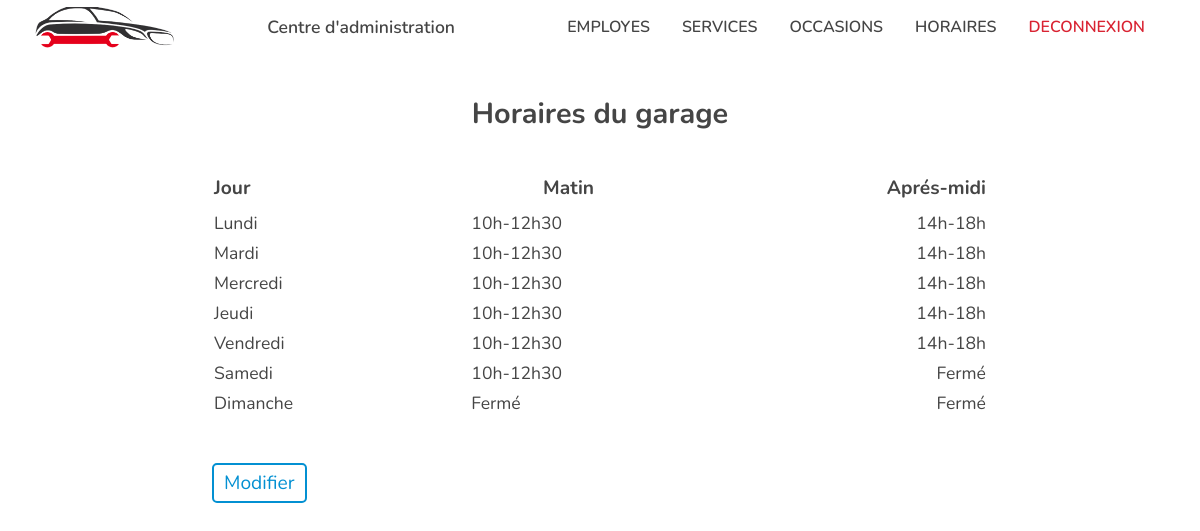
Page /hours-admin.php (signed in) on the committed database.
### tables this page shows
CREATE TABLE IF NOT EXISTS schedules
(
    id INT PRIMARY KEY AUTO_INCREMENT NOT NULL,
    day VARCHAR(20) NOT NULL,
    open_am VARCHAR(20) NOT NULL,
    close_am VARCHAR(20) NOT NULL,
    open_pm VARCHAR(20) NOT NULL,
    close_pm VARCHAR(20) NOT NULL
);

### actions/schedules/getSchedules.php (called while the page is built)
<?php
require('actions/database.php');
$getSchedules = $bdd->query('SELECT * FROM schedules ORDER BY id');

### hours-admin.php (the view, shortened to what this page needs)
<?php
require('./actions/schedules/getSchedules.php');
include 'pages/includes/html-head.php';
?>
    <body>
        <?php include 'pages/includes/navbar-admin.php'; ?>
        <div class="admin-section hours-management">
        <?php if($_SESSION['is_admin'] == "1"){ ?>
                <div class="admin-title">Horaires du garage</div>
                <table class="schedules-table">
                    <tr class="table-titles">
                        <th>Jour</th>
                        <th>Matin</th>
                        <th>Aprés-midi</th>
                    </tr>
                    <?php while($schedule = $getSchedules->fetch()){?>
                        <tr class="table-contents">
                            <td class="schedule-day"><?= $schedule['day']; ?></td>
                            <td class="schedule-day"><?php if($schedule['open_am'] == 'Fermé'){echo 'Fermé';} else { echo $schedule['open_am']; ?>-<?= $schedule['close_am']; }?></td>
                            <td class="schedule-day"><?php if($schedule['open_pm'] == 'Fermé'){echo 'Fermé';} else { echo $schedule['open_pm']; ?>-<?= $schedule['close_pm']; }?></td>
                        </tr>
                    <?php } ?>
                </table>
                <a href="edit-hours.php" class="modify-btn">Modifier</a>
            <?php } else { ?>
            <p class="denied-msg">Vous n'avez pas accès à cette ressource</p>
            <?php } ?>
        </div>
    </body>
</html>

### src/style.css (style rules this page uses)
*, *::after, *::before { margin: 0; padding: 0; box-sizing: border-box; text-decoration: none; list-style: none; scroll-behavior: smooth; }
body { font-family: "Nunito", sans-serif, "arial", sans-serif; color: #454545; }
body a { color: inherit; text-decoration: none; }
body .admin-section { width: 100%; margin: 0; display: flex; flex-direction: column; padding: 40px 12px; }
body .admin-section .admin-title { margin: 0 auto 40px; font-size: 1.8rem; font-weight: 700; }
body .admin-section .modify-btn, body .admin-section .delete-btn, body .admin-section .return-btn { font-size: 1.2rem; padding: 5px 10px; background-color: transparent; border-radius: 5px; text-align: center; }
body .admin-section .modify-btn { border: 2px solid #0390d2; color: #0390d2; }
body .admin-section .schedules-table { width: 100%; margin: 0 auto 40px; }
body .admin-section .schedules-table tr { display: flex; }
body .admin-section .schedules-table tr th { font-size: 1.2rem; margin-bottom: 10px; }
body .admin-section .schedules-table tr td { flex: 1; font-size: 1.1rem; }
body .admin-section .schedules-table tr td:nth-last-child(1) { text-align: end; }
body .admin-section .schedules-table .table-titles { justify-content: space-between; }
body .admin-section .schedules-table .table-contents { margin-bottom: 6px; }
@media screen and (min-width: 700px) { body .admin-section { max-width: 800px; margin: 0 auto; } }
@media screen and (min-width: 700px) { body .admin-section .modify-btn, body .admin-section .delete-btn { width: fit-content; } }

### rows in the picture
schedules: day "Lundi", open_am "10h", close_am "12h30", open_pm "14h", close_pm "18h"
schedules: day "Mardi", open_am "10h", close_am "12h30", open_pm "14h", close_pm "18h"
schedules: day "Mercredi", open_am "10h", close_am "12h30", open_pm "14h", close_pm "18h"
schedules: day "Jeudi", open_am "10h", close_am "12h30", open_pm "14h", close_pm "18h"
schedules: day "Vendredi", open_am "10h", close_am "12h30", open_pm "14h", close_pm "18h"
schedules: day "Samedi", open_am "10h", close_am "12h30", open_pm "Fermé"
schedules: day "Dimanche", open_am "Fermé", open_pm "Fermé"
